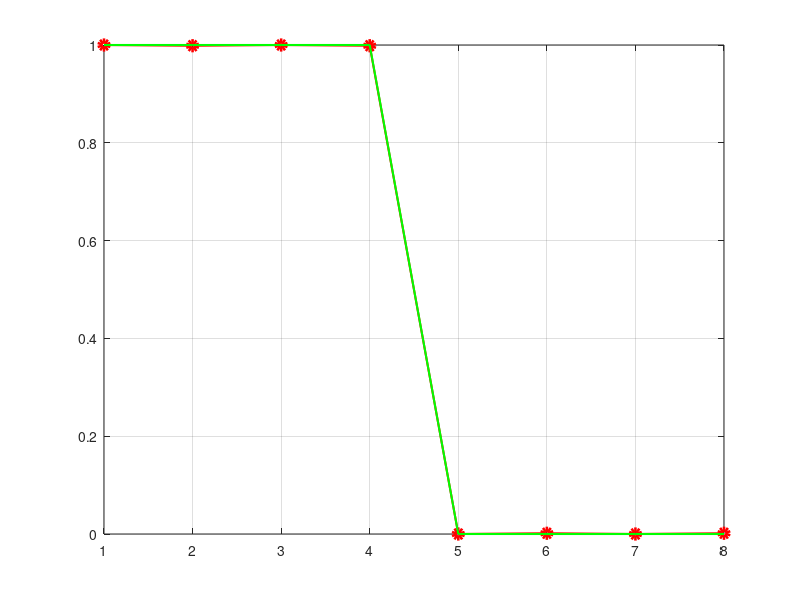
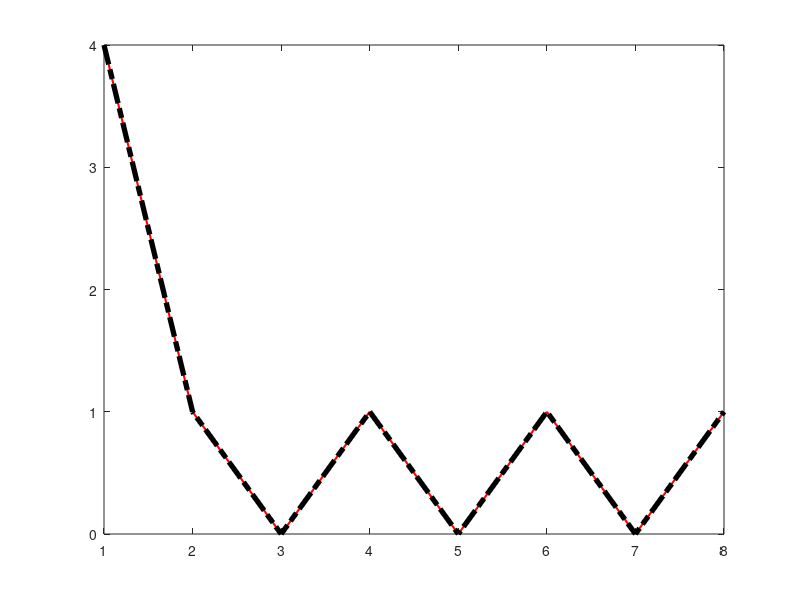

Recreate these plots in MATLAB, in order.
clc
clear


set(0,'DefaultLineLineWidth',1.5)
figure (1)
hold on
grid on
box on
% 
NFFT=8;
iffT=load('IFFT.txt');
x=linspace(1,8,8);
plot(x,iffT(:,1),'ro','linewidth',3.8)


testR=[4,1,0,1,0,1,0,1];
testIm=[0,2.41,0,0.41,0,-0.41,0,-2.41];
test=testR+1i*testIm;
iTest=ifft(test');
ireal=real(iTest);
%plot(x,ireal,'k*')

A=[1 1 1 1 0 0 0 0];
fAT=fft(A');
fA=fft(A);
faT=fA'
plot(x,ireal,'r',x,A,'g')
figure(2)
plot(x,testR,'r',x,real(faT),'k-.','linewidth',3.8)
%  %ff=load('pXOYM.txt');
%  fff=importdata('pF_New.txt');
%  pFf=fff(1:end-100,1)+1i*fff(1:end-100,2);
%  ipFf=ifft(pFf,NFFT)*NFFT;
%  ireal=real(ipFf);
% 
% 
% ODT = 1/NFFT;
% OTime = ODT*(0:NFFT-1);
% figure(1)
% hold on
% grid on
% box on
% 
% 
% plot(OTime(1:NFFT),2*ireal,'r-')
% %plot(OTime,4*c,'k-',OTime,cc,'r-.');
% %plot(OTime,cc,'k-');
% %plot(OTime,cc,'r-');
% %xlim([0,0.03]);
% hold on
% td = load('TDTimePressure1.txt');
% plot(td(:,1),td(:,2),'k-');
% xlim([0.0,0.033]);
% legend('ifft','ref');
% 
% %hold on
% %plot(OTime,ff1,'r-',OTime,fff1,'y-.');
% % legend('ifftMatlab','ifftC');
% 
% %
